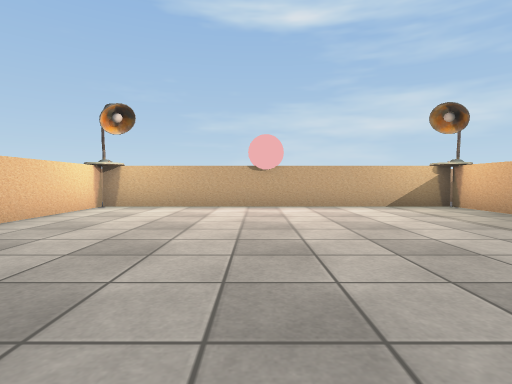
View 1 (above)

16 first-person views from a walk through a scene from a Unity 3-D project. The camera is 0.31 m above the floor, tilts 2° down and sees 80° across. The floor is counted in squares, 0.5 m on a side. Each view is taken from the middle of a square. On the plan, view 1 faces up. The plan holds only what a view shows up to about 9 squares ahead; the rest is blank. The place goes on beyond the plan. The player is left out. Some surface patterns are stand-ins.

View 2
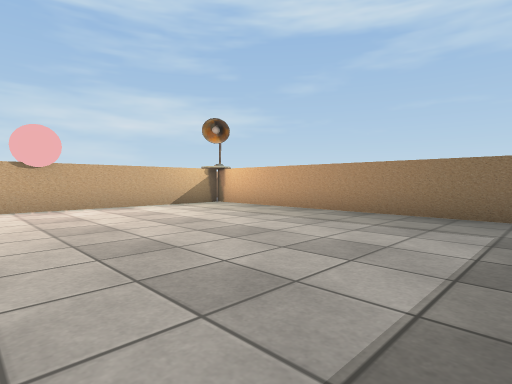

View 3
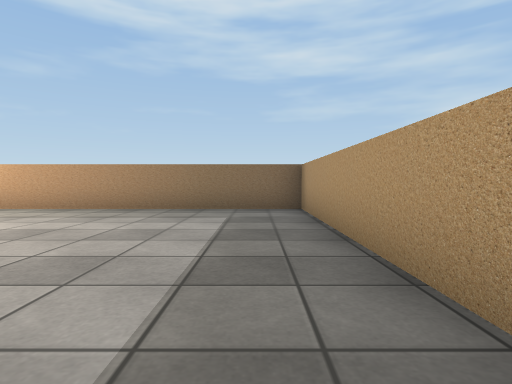

View 4
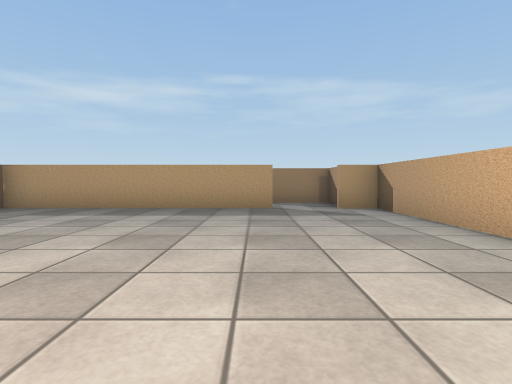

View 5
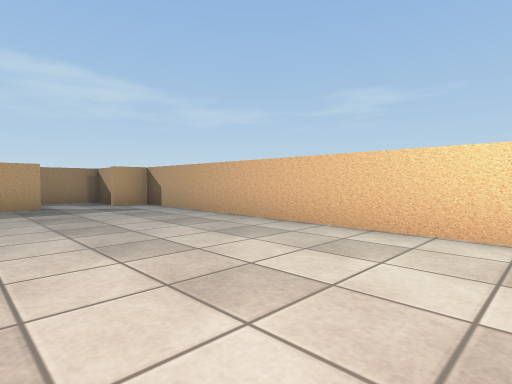

View 6
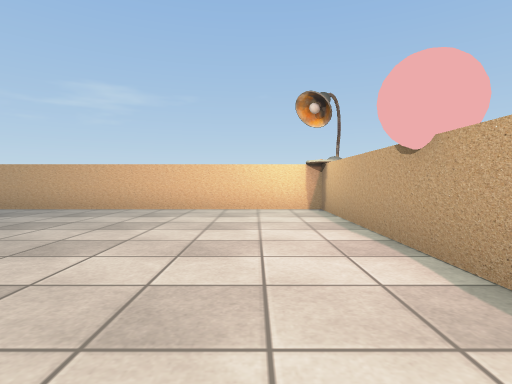

View 7
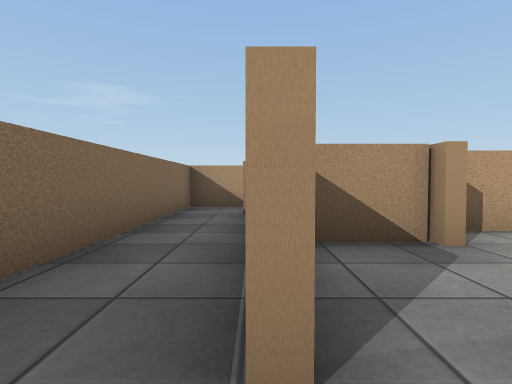

View 8
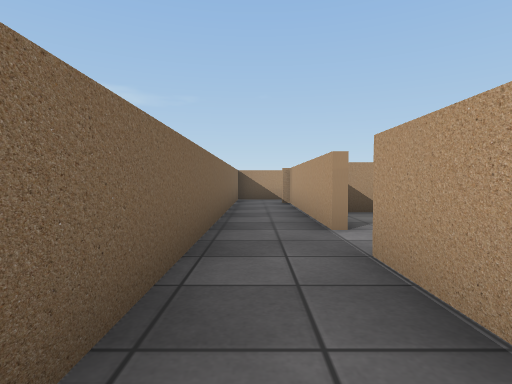

View 9
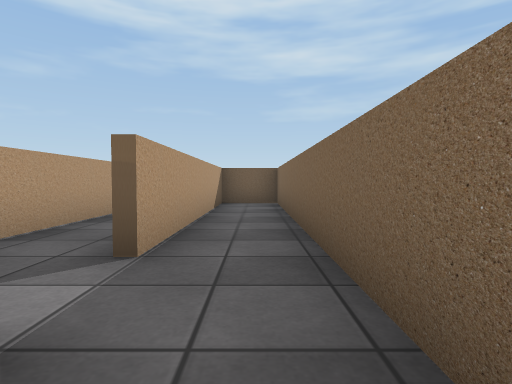

View 10
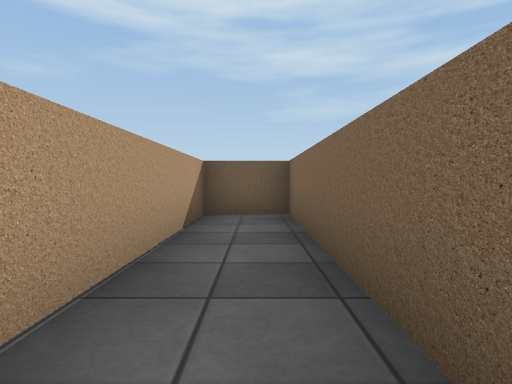

View 11
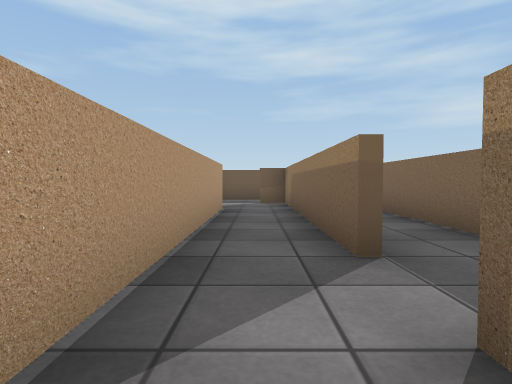

View 12
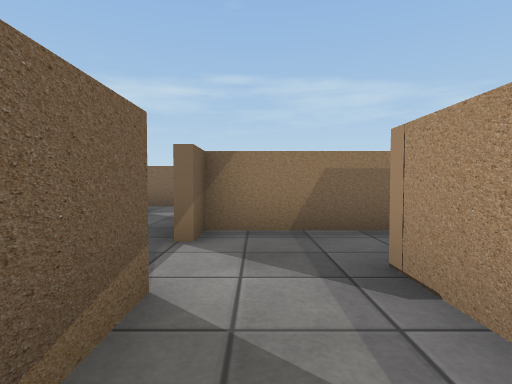

View 13
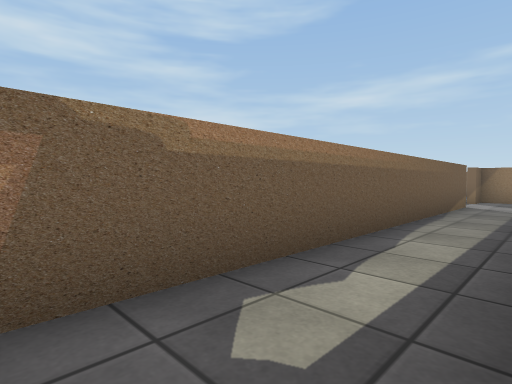

View 14
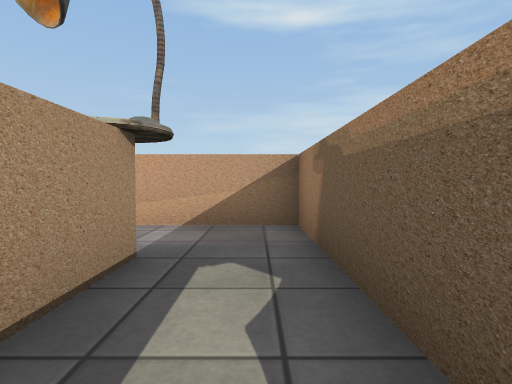

View 15
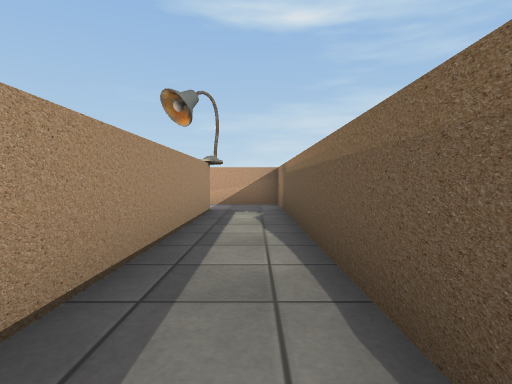

View 16
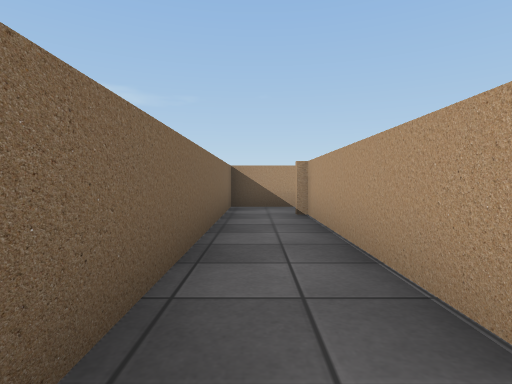

### Floor plan
Points are (right, up) in squares from view 1. A wall is a line through its corners. A room is listed if a view was taken in it or the views show most of it. See-through windows are left out.
Room 1 (views 1, 2, 3, 4, 5, 6)
walls: (-1.5, -1) (4.8, -1) (4.8, 7.5) (-3.8, 7.5) (-3.8, -1) (-3.1, -1)
ways out: opening at (-2, -1) to room 3
objects: ball (0, 8)
Room 2 (views 7, 8, 9, 10, 16)
walls: (-0.9, -3) (-5.8, -3); (-7.4, -3) (-7.4, -4.6) (6.6, -4.6) (6.6, -3) (0.4, -3)
ways out: opening at (0, -3) to room 4
Room 3 (view 11)
walls: (-3.1, -1) (-3.1, -2.8) (-0.8, -2.8)
ways out: opening at (-2, -1) to room 1; opening at (-1, -2) to room 4
Room 4 (views 12, 13, 14, 15)
walls: (5, -0.1) (5, -1.2) (-1.1, -1.2); (6.6, -0.8) (6.6, 9.3) (4.2, 9.3); (5, 7.5) (5, 2.1); (0.4, -2.8) (6.6, -2.8) (6.6, -2)
ways out: opening at (0, -3) to room 2; opening at (-1, -2) to room 3

Where each view was taken, in squares from view 1:
view 1: 0 up, 0 right, facing up
view 2: 0 up, 1 left, facing up-right
view 3: 0 up, 2 left, facing right
view 4: 6 up, 1 left, facing down
view 5: 7 up, 0 right, facing down-left
view 6: 6 up, 3 right, facing left
view 7: 3 down, 0 right, facing left
view 8: 4 down, 3 right, facing left
view 9: 4 down, 2 left, facing right
view 10: 4 down, 1 right, facing right
view 11: 2 down, 2 left, facing right
view 12: 1 up, 6 right, facing down
view 13: 8 up, 5 right, facing down-right
view 14: 5 up, 6 right, facing up
view 15: 1 up, 6 right, facing up
view 16: 4 down, 0 right, facing left
